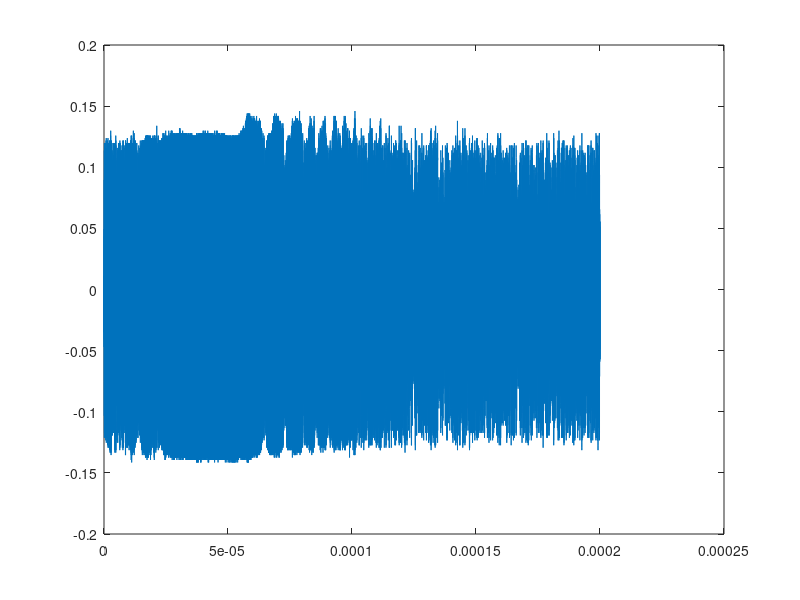

This figure's MATLAB source: (Note: this script raises an error after producing the figure.)
l=load("pscope_17_1.csv");
t_oscillo=l(:,1);
rf=l(:,2);

ts_oscillo=t_oscillo(end)-t_oscillo(end-1);
ts=ts_oscillo;
fs=1/ts
t=ts:ts:length(t_oscillo)*ts;

figure(1);
plot(t,rf)

%we are in V and fs = 500MHz
%oscillo == Agilent DSO-X 2014A (oscillo infinivision 100MHz, 2Gs/s
%comment retrouver le nb bits (8) ??

f_nco = 3e7;

phi0=0;
cosine=cos(2*pi*f_nco*t+phi0);       %In-phase term
sine=sin(2*pi*f_nco*t+phi0);
ibf=cosine.*rf';
qbf=sine.*rf';





%fil=load('fir_kaiser128_40_int16.dat');COEFF=length(fil);
fil=load('kaiser128_40');COEFF=length(fil);

iaf=filter(fil,1,ibf)(COEFF+1:end);
qaf=filter(fil,1,qbf)(COEFF+1:end);

%plot(iaf(1:10:end))
plot(qaf(1:10:end))

pscope_17_3 = load("pscope_17_3.csv");
plot(pscope_17_3(:,1),pscope_17_3(:,2))


plot(t(COEFF+1:end),qaf,'r',t(COEFF+1:end),pscope_17_3(:,2)(COEFF+1:end));








%figure(2);


